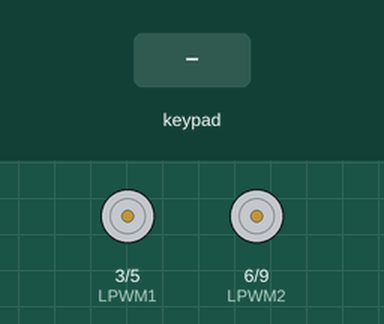
Simulated run of this sketch. Board: Arduino Uno, built with avr-gcc and run on an emulated ATmega328P. Shown: motor-driver pin pairs drawn as motors (green arrow = first pin HIGH = forward, orange = second pin HIGH = backward, longer = more drive). Inputs (shaded band) come from the test bench. What the sketch prints to the serial monitor is not drawn.

Above: at 2.8 s.
2.9 s: key 'U' pressed
At 3.17 s:
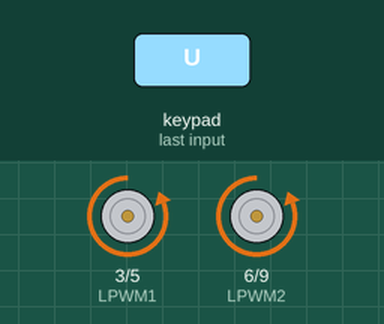
4.8 s: key 'D' pressed
At 5.04 s:
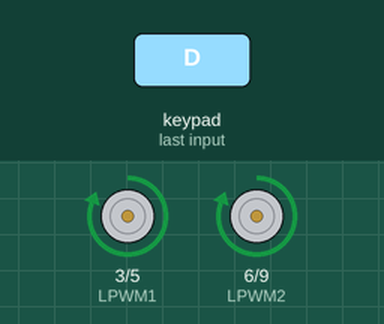
6.7 s: key 'L' pressed
At 6.91 s:
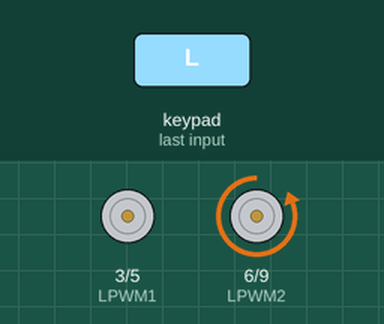
8.6 s: key 'R' pressed
At 8.88 s:
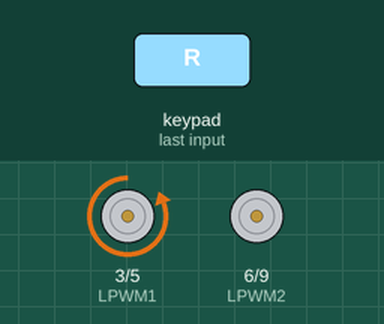
Timing chart, 0 to 11.5 s (numbered marks = the images above; inputs shaded):
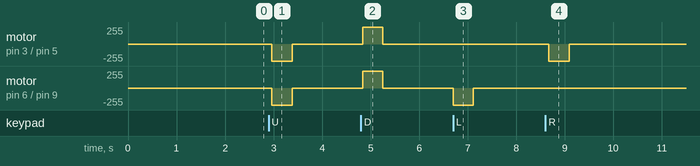

The sketch:

sdc5555.ino
```cpp
// khai báo thư viện

#include <Adafruit_PWMServoDriver.h>   //thư viện điều khiển servo mạch pca9685
#include <Wire.h>                      // thư viện điều khiển servo
#include <PS2X_lib.h>


// điều khiển servo
Adafruit_PWMServoDriver pwm = Adafruit_PWMServoDriver() ;     // khởi tạo đối tượng pwm với các giá trị mặc định sau :
// số chân servo 16 - tần số pwm 50hz - điện áp đầu vao: 5v


// định nghĩa giá trị tối thiểu và tối đa của tín hiệu pwm cho một servo
#define servoMin 125
#define servoMax 475


//định nghĩa các chân trên arduino sẽ được sử dụng để giao tiếp với mạch điều khiển tay cầm ps2
#define PS2_DAT        13
#define PS2_CMD        12
#define PS2_CLK        11
#define PS2_ATT        10

// định nghĩa các tính năng của tay cầm ps2
#define pressures   true
#define rumble      true
// khai báo 1 biến có tên ps2x thuộc kiểu PS2X : kiểu PS2X được định nghĩa trong thư viện PS2X_lib.h
PS2X ps2x ;


// khai báo các biến , biến này sẽ được sử dụng để lưu trữ các giá trị liên quan đến tya cầm ps2
int error = 0;
byte type = 0;
byte vibrate = 0;

// định nghĩa các chân từ mạch l298n gắn vào mạch arduino để điều khiển motor
// điều khiển 2 motor
int LPWM1 = 3 ;
int RPWM1 = 5 ;

int LPWM2 = 6 ;
int RPWM2 = 9 ;


int led1 = 0 ;

void setup() {
  // thiết lập giao tiếp nối tiếp với tốc độ 9600 baud . Giao tiếp nối tiếp cho phép các thiết bị trao đổi dữ liệu với nhau
  Serial.begin(9600) ;

   // điều khiển servo
   pwm.begin() ;  // thiết lập chế độ pwm cho các chân pwm trên arduino
    pwm.setPWMFreq(60); // thiết lập và bắt đầu chế đô rộng xung(pwm) với tần số 60hz


  pinMode(LPWM1 , OUTPUT) ;
  pinMode(RPWM1 , OUTPUT) ;
  pinMode(LPWM2 , OUTPUT) ;
  pinMode(RPWM2 , OUTPUT) ;
  delay(300) ;
  pinMode(led1 , OUTPUT) ;

do {
   error = ps2x.config_gamepad(PS2_CLK, PS2_CMD, PS2_ATT, PS2_DAT, pressures, rumble);
   if(error == 0){
      Serial.println("\ncấu hình thành công ");

      break;
    }else{
      Serial.print(".");
      delay(100);
    }
  }while(1);
  type = ps2x.readType();
  switch(type) {
    case 0:
      Serial.println("Đã tìm thấy bộ điều khiển không các định ");
      break;
    case 1:
      Serial.println("Đã tìm thấy bộ điều khiển DualShock ");
      break;
    case 2:
      Serial.println("đã tìm thấy bộ điều khiển GuitarHero");
      break;
    case 3:
      Serial.println("Đã tìm thấy bộ điều khiển DualShock không dây ");
      break;
   }

      ps2x.read_gamepad(true, 200);  //开启震动
   delay(500);
   ps2x.read_gamepad(false, 200); //开启震动
   delay(300);
   ps2x.read_gamepad(true, 200);  //开启震动
   delay(500);

}

void loop() {

   ps2x.read_gamepad(false , vibrate );
    if(ps2x.Button(PSB_START)) {
       ps2x.read_gamepad(true, 200);
      Serial.println("Bắt đầu đang được tổ chức ") ;

    }


    if(ps2x.Button(PSB_PAD_UP))
    {
      Serial.print("hãy giữ vững điều này  ");
      Serial.println(ps2x.Analog(PSAB_PAD_UP), DEC);
      forward();

    }
     else if(ps2x.ButtonReleased(PSB_PAD_UP)) {
       stop();
     }
     if(ps2x.Button(PSB_PAD_DOWN))
     {
      Serial.print("DOWN held this hard:") ;
       Serial.println(ps2x.Analog(PSAB_PAD_DOWN), DEC);
       back() ;
     }
     else if(ps2x.ButtonReleased(PSB_PAD_DOWN)) {
         stop();
     }
     if(ps2x.Button(PSB_R1)){
     // R_Speed = 0;
     Serial.println("đình dũng đẹp trai ")   ;
    }
    if(ps2x.Button(PSB_L1)){
     // L_Speed = 0;
    }
    if(ps2x.Button(PSB_PAD_LEFT)) {
      Serial.print("ĐÌnh dũng ") ;
      Serial.println(ps2x.Analog(PSB_PAD_RIGHT) , DEC);
      left() ;
    }
    else if(ps2x.ButtonReleased(PSB_PAD_LEFT))
    {
      stop() ;
    }
     if(ps2x.Button(PSB_PAD_RIGHT))
    {
      Serial.print(" quỳnh anh ") ;
      Serial.println(ps2x.Analog(PSB_PAD_RIGHT) , DEC);
        right();
    }
    else if(ps2x.ButtonReleased(PSB_PAD_RIGHT))
    {

      stop();
    }
 // điều khiển servo 1
  if(ps2x.Button(PSB_R1)) {
 int pulsei = angleToPulse(180);
 int pulsej = angleToPulse(180);

  int pulseq = angleToPulse(0);
   int pulseu = angleToPulse(0);

    pwm.setPWM(0, 0, pulsej);
      pwm.setPWM(1, 0, pulsei);
        pwm.setPWM(6, 0, pulseq);
        pwm.setPWM(5, 0, pulseu);

  } else if(ps2x.Button(PSB_R2)) {
    int pulsej = angleToPulse(0);
    int pulsei = angleToPulse(0);

     int pulseq = angleToPulse(180);
   int pulseu = angleToPulse(180);

    pwm.setPWM(0, 0, pulsej);
      pwm.setPWM(1, 0, pulsei);
        pwm.setPWM(6, 0, pulseq);
        pwm.setPWM(5, 0, pulseu);


  } else {
     pwm.setPWM(0, 0, 0);
       pwm.setPWM(1, 0, 0);
        pwm.setPWM(6, 0,0);
        pwm.setPWM(5, 0,0);


  }

  // điều khiển servo 2

   // điều khiển servo 2

//   if(ps2x.Button(PSB_CROSS )) {
//  int pulse = angleToPulse(0);
//     pwm.setPWM(1, 0, pulse);
//   } else if(ps2x.Button(PSB_SQUARE )) {
//     int pulse = angleToPulse(180);
//     pwm.setPWM(1, 0, pulse);
//   } else {
//      pwm.setPWM(1, 0, 0);
//   }
    //điều khiển servo 3

  if(ps2x.Button(PSB_L1)) {
 int pulse = angleToPulse(0);
    pwm.setPWM(2, 0, pulse);
  } else if(ps2x.Button(PSB_L2)) {
    int pulse = angleToPulse(80);
    pwm.setPWM(2, 0, pulse);
  } else {
     pwm.setPWM(2, 0, 0);
  }

   // điều khiển servo 4

//   if(ps2x.Button(PSB_R1 )) {
//  int pulse = angleToPulse(0);
//     pwm.setPWM(3, 0, pulse);

//   } else if(ps2x.Button(PSB_R2 )) {
//     int pulse = angleToPulse(100);
//     pwm.setPWM(3, 0, pulse);
//   } else {
//      pwm.setPWM(3, 0, 0);
//   }

   // điều khiển servo 5

//   if(ps2x.Button(PSB_L3)) {
//  int pulse = angleToPulse(0);
//     pwm.setPWM(4, 0, pulse);
//   } else if(ps2x.Button(PSB_R3)) {
//     int pulse = angleToPulse(180);
//     pwm.setPWM(4, 0, pulse);
//   } else {
//      pwm.setPWM(4, 0, 0);
//   }

  //thử nút
  if(ps2x.Button(PSAB_PAD_RIGHT)) {
    Serial.print("PSAB_PAD_RIGHT") ;
  }
   if(ps2x.Button(PSAB_PAD_UP)) {
    Serial.print("PSAB_PAD_UP") ;
  }
   if(ps2x.Button( PSAB_PAD_DOWN)) {
    Serial.print(" PSAB_PAD_DOWN") ;
  }
   if(ps2x.Button( PSAB_PAD_LEFT)) {
    Serial.print(" PSAB_PAD_LEFT") ;
  }


  // điều khiển led
   if(ps2x.Button(PSB_SELECT))

      {
        digitalWrite(led1 , HIGH) ;
        delay(50);
        digitalWrite(led1 , LOW) ;
        delay(50) ;
      }   else {
        digitalWrite(led1 , LOW) ;
        delay(100) ;
      }
}


int angleToPulse(int ang){
   int pulse = map(ang,0, 120, servoMin,servoMax);// map angle of 0 to 180 to Servo min and Servo max
   Serial.print("Angle: ");Serial.print(ang);
   Serial.print(" pulse: ");Serial.println(pulse);
   return pulse;
}


//


// định hướng xe
//xe tiến
void forward()
{
  digitalWrite(LPWM1, LOW);
  digitalWrite(RPWM1, HIGH);

  digitalWrite(LPWM2, LOW);
  digitalWrite(RPWM2, HIGH);
}
// phải
void right()
{
   digitalWrite(LPWM1, LOW);
  digitalWrite(RPWM1, HIGH);

  digitalWrite(LPWM2, LOW);
  digitalWrite(RPWM2, LOW);
}
//đi lùi
void back()
{
  digitalWrite(LPWM1, HIGH);
  digitalWrite(RPWM1, LOW);

  digitalWrite(LPWM2, HIGH);
  digitalWrite(RPWM2, LOW);
}
// bên trái
void left()
{
  digitalWrite(LPWM1, LOW);
  digitalWrite(RPWM1, LOW);

  digitalWrite(LPWM2, LOW);
  digitalWrite(RPWM2, HIGH);
}
//dừng lại
void stop()
{
  digitalWrite(LPWM1, LOW);
  digitalWrite(RPWM1, LOW);

  digitalWrite(LPWM2, LOW);
  digitalWrite(RPWM2, LOW);
}
```

Measured:
- after the input at 2.9 s, motor on pin 3 (LPWM1) / pin 5 (RPWM1), motor on pin 6 (LPWM2) / pin 9 (RPWM2): stopped → backward 255/255 after 0.06 s, → stopped 0.42 s later
- after the input at 4.8 s, motor on pin 3 (LPWM1) / pin 5 (RPWM1), motor on pin 6 (LPWM2) / pin 9 (RPWM2): stopped → forward 255/255 at once, → stopped 0.42 s later
- after the input at 6.7 s, motor on pin 6 (LPWM2) / pin 9 (RPWM2): stopped → backward 255/255 at once, → stopped 0.42 s later
- after the input at 8.6 s, motor on pin 3 (LPWM1) / pin 5 (RPWM1): stopped → backward 255/255 after 0.08 s, → stopped 0.42 s later
